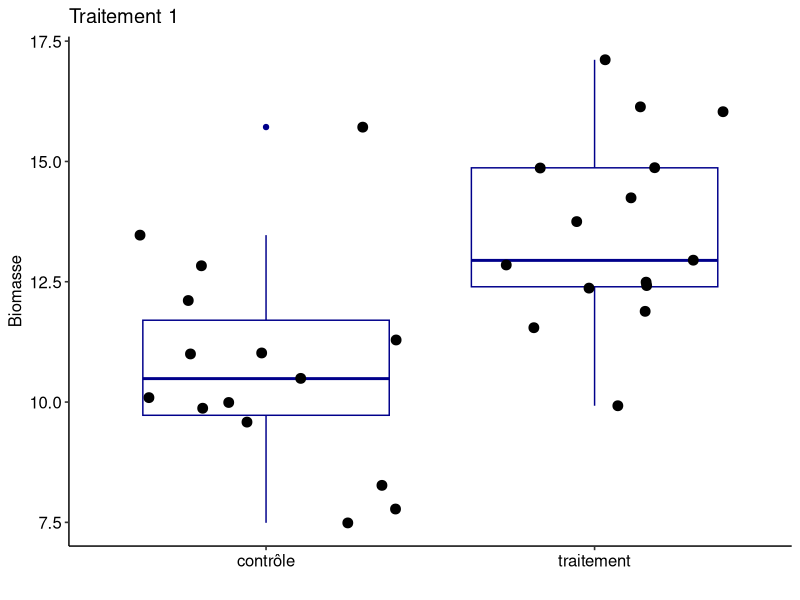
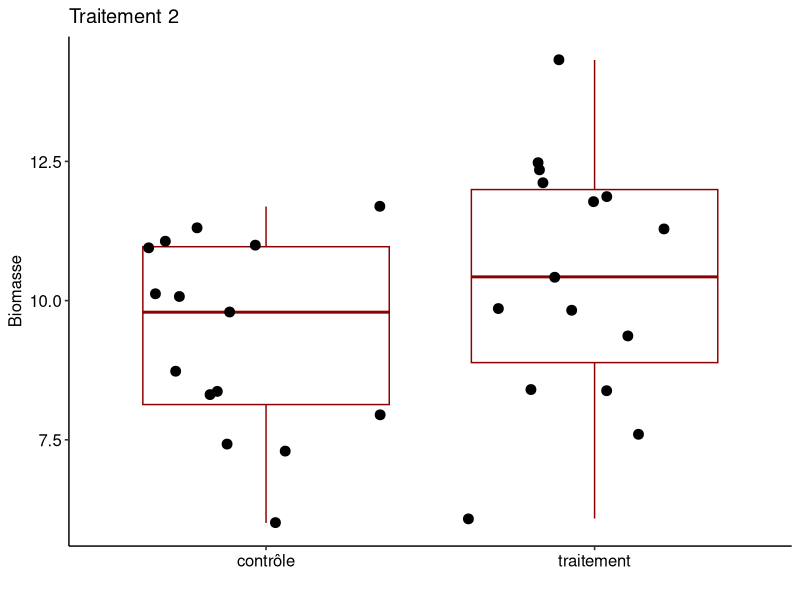
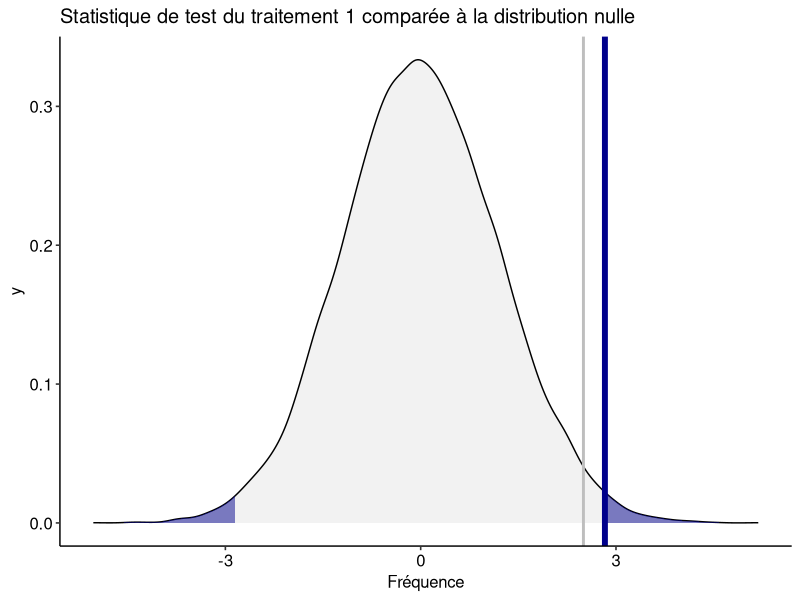
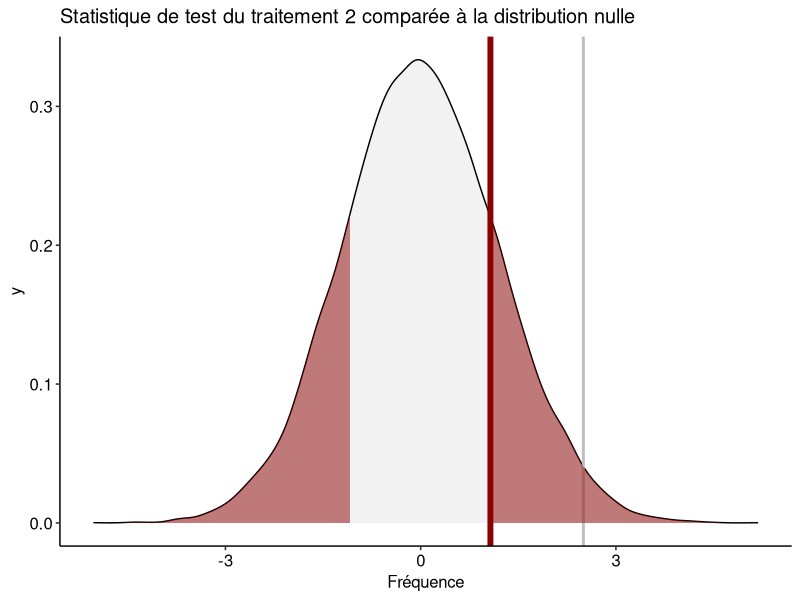
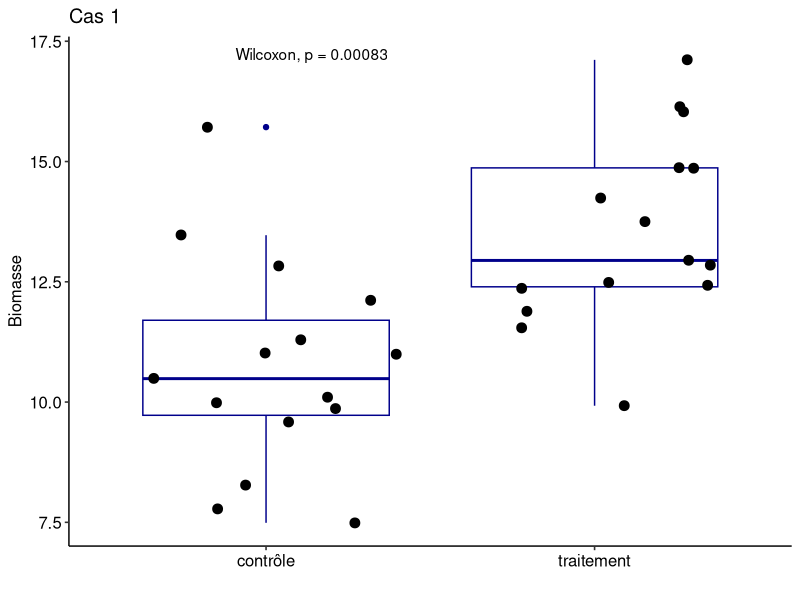
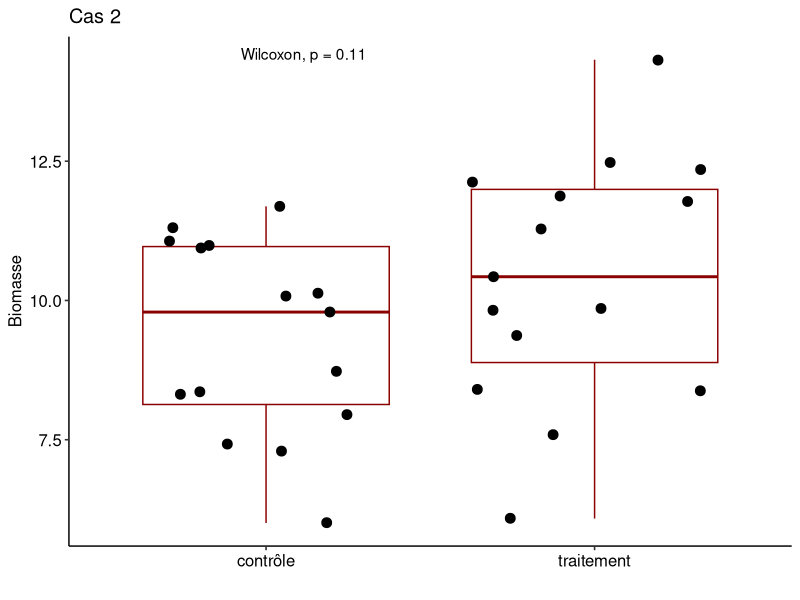
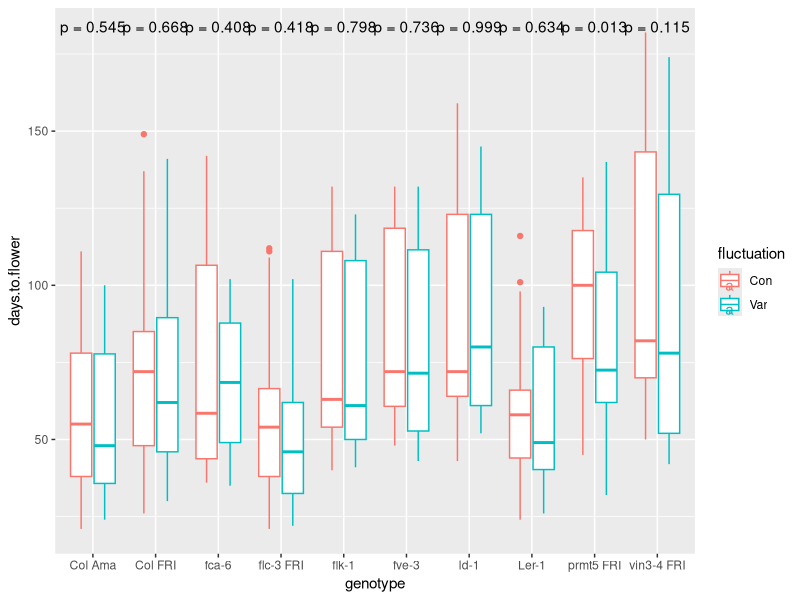
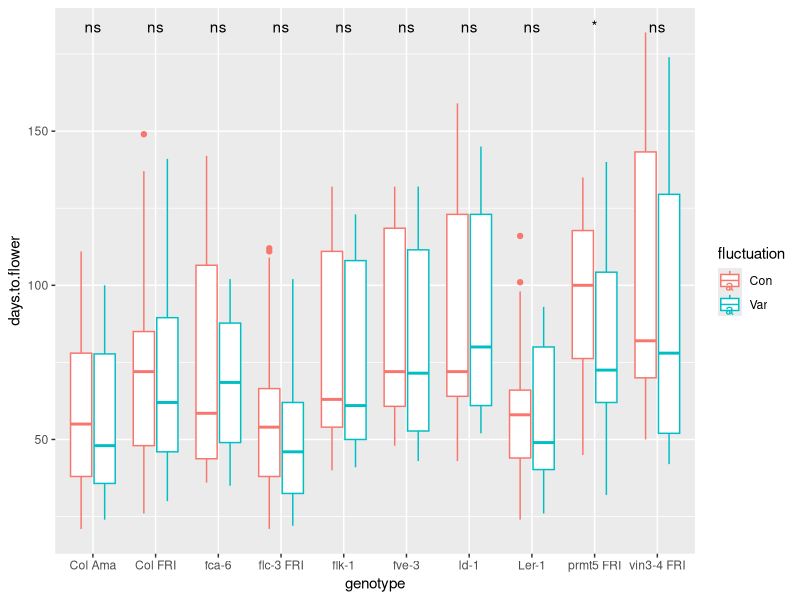

Generate these figures, in order, with R:
## ---- chunk 1
knitr::opts_chunk$set(echo = TRUE)
## ---- chunk 2
library(tidyverse)
## ---- chunk 3
expt1 <- read_tsv("../data/burghardt_et_al_2015_expt1.txt")
## ---- chunk 4
library(ggpubr)
## ---- chunk 5
set.seed(116)
N <- 15
biomasse <- data.frame(contrôle = rnorm(n = N, mean = 10, sd = 2),
                       traitement = rnorm(n = N, mean = 14, sd = 2)) %>%
  pivot_longer(c(contrôle, traitement), names_to = "Traitement", values_to = "Biomasse")

ggplot(biomasse, aes(x=Traitement, y=Biomasse)) + 
  geom_boxplot(color="darkblue") + xlab("")+
  geom_jitter(size=3)+theme_pubr() + ggtitle("Traitement 1")

biomasse_no_effect <- data.frame(contrôle = rnorm(n = N, mean = 10, sd = 2),
                       traitement = rnorm(n = N, mean = 10, sd = 2)) %>%
  pivot_longer(c(contrôle, traitement), names_to = "Traitement", values_to = "Biomasse")

ggplot(biomasse_no_effect, aes(x=Traitement, y=Biomasse)) + 
  geom_boxplot(color="darkred") + 
  geom_jitter(size=3)+xlab("")+
  theme_pubr()+ ggtitle("Traitement 2")
## ---- chunk 6
observed_effect <- mean(biomasse[biomasse$Traitement=="traitement",]$Biomasse - biomasse[biomasse$Traitement!="traitement", ]$Biomasse)
observed_no_effect <- mean(biomasse_no_effect[biomasse_no_effect$Traitement=="traitement",]$Biomasse - biomasse_no_effect[biomasse_no_effect$Traitement!="traitement", ]$Biomasse)

h0 <- rnorm(n=20000, mean=0, sd=1.2)
df <- data.frame(h0)

density <- ggplot(data = df, aes(x=h0)) + geom_density(fill="grey", alpha = 0.2) + 
  theme_pubr() + xlab("Différence de moyennes") +xlab("Fréquence") +
  geom_vline(xintercept = observed_effect, color="darkblue", size=2)+ 
  geom_vline(xintercept = 2.5, color="grey", size=1)+ 
  ggtitle("Statistique de test du traitement 1 comparée à la distribution nulle")

d <- ggplot_build(density)$data[[1]]
density + 
  geom_area(data = subset(d, x>observed_effect), aes(x=x, y=y), fill = "darkblue", alpha = 0.5)+
  geom_area(data = subset(d, x< -observed_effect), aes(x=x, y=y), fill = "darkblue", alpha = 0.5)
## ---- chunk 7
density <- ggplot(data = df, aes(x=h0)) + geom_density(fill="grey", alpha = 0.2) + 
  theme_pubr() + xlab("Différence de moyennes") +xlab("Fréquence") +
  geom_vline(xintercept = observed_no_effect, color="darkred", size=2) +
  geom_vline(xintercept = 2.5, color="grey", size=1)+ 
  ggtitle("Statistique de test du traitement 2 comparée à la distribution nulle")

d <- ggplot_build(density)$data[[1]]
density + 
  geom_area(data = subset(d, x>observed_no_effect), aes(x=x, y=y), fill = "darkred", alpha = 0.5)+
  geom_area(data = subset(d, x< -observed_no_effect), aes(x=x, y=y), fill = "darkred", alpha = 0.5)
## ---- chunk 8
ggplot(biomasse, aes(x=Traitement, y=Biomasse)) + 
  geom_boxplot(color="darkblue") + xlab("")+
  geom_jitter(size=3)+theme_pubr() + stat_compare_means(method = "wilcox.test") + ggtitle("Cas 1")

ggplot(biomasse_no_effect, aes(x=Traitement, y=Biomasse)) + 
  geom_boxplot(color="darkred") + 
  geom_jitter(size=3)+xlab("")+
  theme_pubr() + stat_compare_means(method = "wilcox.test")+ ggtitle("Cas 2")
## ---- chunk 9
library(ggpubr)
## ---- chunk 10
ggplot(expt1, aes(genotype, days.to.flower, colour = fluctuation)) +
  geom_boxplot() +
  stat_compare_means(label = "p.format", method="t.test")
## ---- chunk 11
ggplot(expt1, aes(genotype, days.to.flower, colour = fluctuation)) +
  geom_boxplot() +
  stat_compare_means(label = "p.signif", method="t.test")
## ---- chunk 12
ggplot(expt1, aes(genotype, days.to.flower)) +
  geom_boxplot() +
  stat_compare_means(label = "p.format")
## ---- chunk 13
ggplot(expt1, aes(blade.length.mm, rosette.leaf.num)) +
    geom_point()+
  stat_cor()
## ---- chunk 14
ggplot(expt1, aes(blade.length.mm, rosette.leaf.num)) +
    geom_point()+
  stat_cor(method="spearman")
## ---- chunk 15
ggplot(expt1, aes(blade.length.mm, rosette.leaf.num, colour = fluctuation)) +
    geom_point()+
  stat_cor()
## ---- chunk 16
ggplot(expt1, aes(blade.length.mm, rosette.leaf.num, colour = fluctuation)) +
    geom_point()+
  stat_cor() +
  geom_smooth()
## ---- chunk 17
ggplot(expt1, aes(fluctuation, rosette.leaf.num)) +
  geom_violin() 
## ---- chunk 18
ggplot(expt1, aes(days.to.bolt, days.to.flower)) +
    geom_point() 
  
## ---- chunk 19

library(RColorBrewer)

## ---- chunk 20

display.brewer.all()

## ---- chunk 21

display.brewer.all(colorblindFriendly = TRUE)

